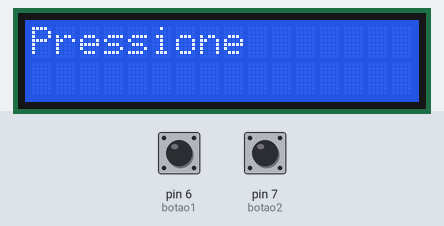
Bench run of a sketch on a simulated Arduino Uno, built with avr-gcc and run on an emulated ATmega328P. Shown: 16×2 character LCD. The inputs (shaded band) are chosen by the test bench; at power-on: pin 6 (botao1) HIGH, pin 7 (botao2) HIGH.

Above: at 1.2 s.
1.3 s: pin 6 (botao1) pulled LOW for 0.15 s
At 1.8 s:
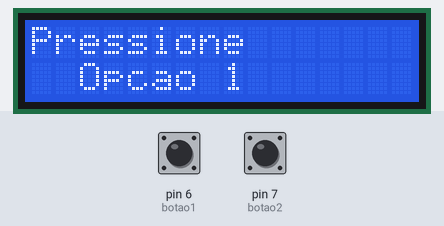
2.9 s: pin 7 (botao2) pulled LOW for 0.15 s
At 4.3 s:
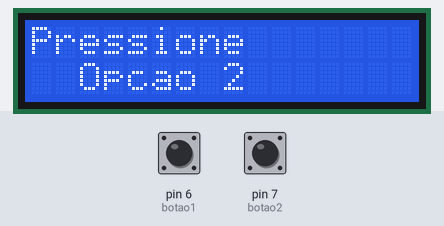
Timing chart, 0 to 5.9 s (numbered marks = the images above; inputs shaded):
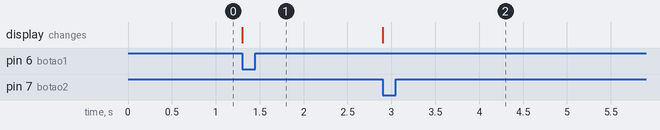

The sketch:

LCDBotoes.ino
```cpp
/*

          Este programa tem o objetivo de utilizar o LCD para demonstrar qual botao foi pressionado por último. Para isso, serão conectados dois botões no Arduíno, assim como
     O LCD 16x2

           Na prática o circuito funcionou como esperado.

*/

#include <LiquidCrystal.h>                          // Inclui biblioteca do display LCD

LiquidCrystal lcd(12, 11, 5, 4, 3, 2);                  // Mapea as portas do LCD no Arduíno

#define botao1 6                                    // Cria mnemônico para botao1 no pino 6
#define botao2 7                                    // Cria mnemônico para botao2 no pino 7

int b1 = 0, b2 = 0;

void setup() {

     pinMode(botao1, INPUT);                        // Configura botao1 como entrada digital
     pinMode(botao2, INPUT);                        // Configura botao2 como entrada digital

     lcd.begin(16,2);                               // Inicia o LCD
     lcd.print("Pressione");                        // Escreve "Pressione" na coluna 0, linha 0

}

void loop() {

    b1 = digitalRead(botao1);
    b2 = digitalRead(botao2);

    if(!b1){

        lcd.setCursor(2, 1);                          // Seta o cursor na coluna 3, linha 2
        lcd.print("Opcao 1");                         // Escreve opcao1, pois botao1 foi pressionado

    }

    if(!b2){

        lcd.setCursor(2, 1);                          // Seta cursor para coluna 3, linha 2
        lcd.print("Opcao 2");                         // Escreve opcao2, pois botao2 foi pressionado

    }

} // end void loop
```

Measured:
- after the input at 1.3 s, the display: changes at once (image 1)
- after the input at 2.9 s, the display: changes at once (image 2)
